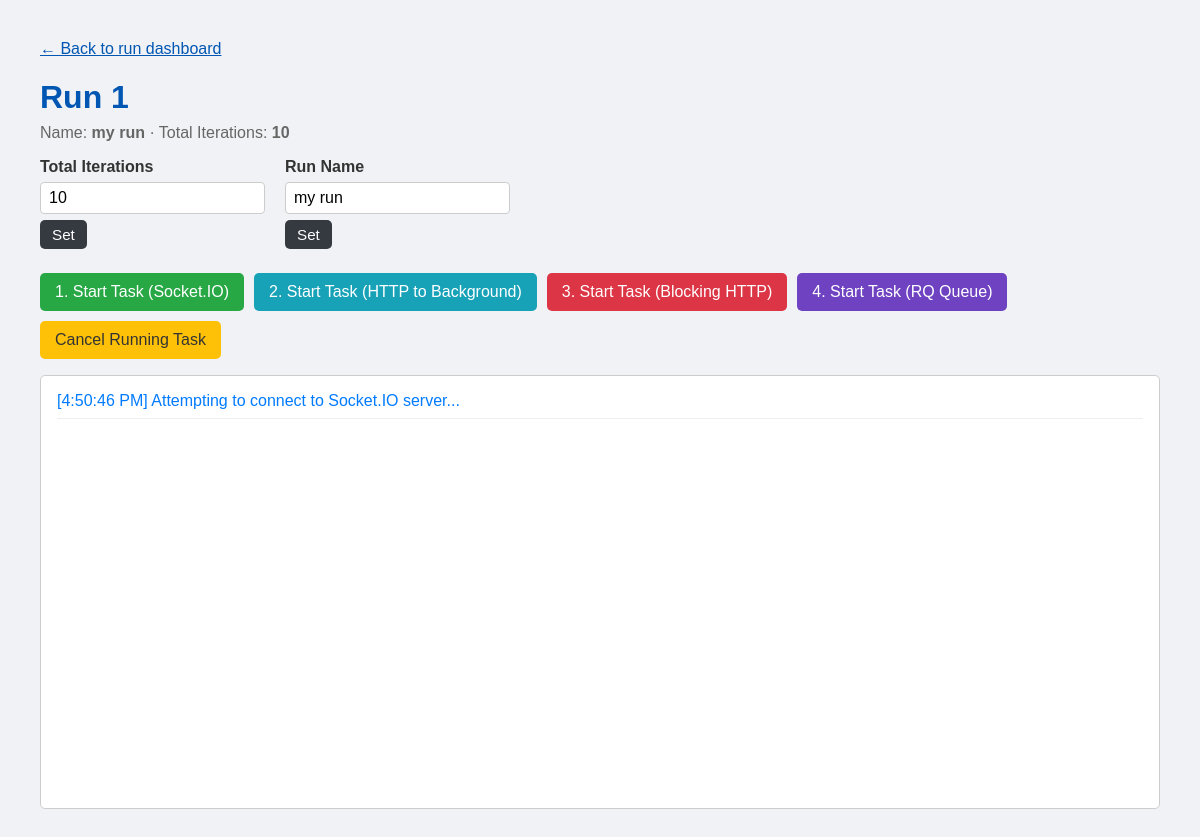
Page /runs/1 on the earlier database version.
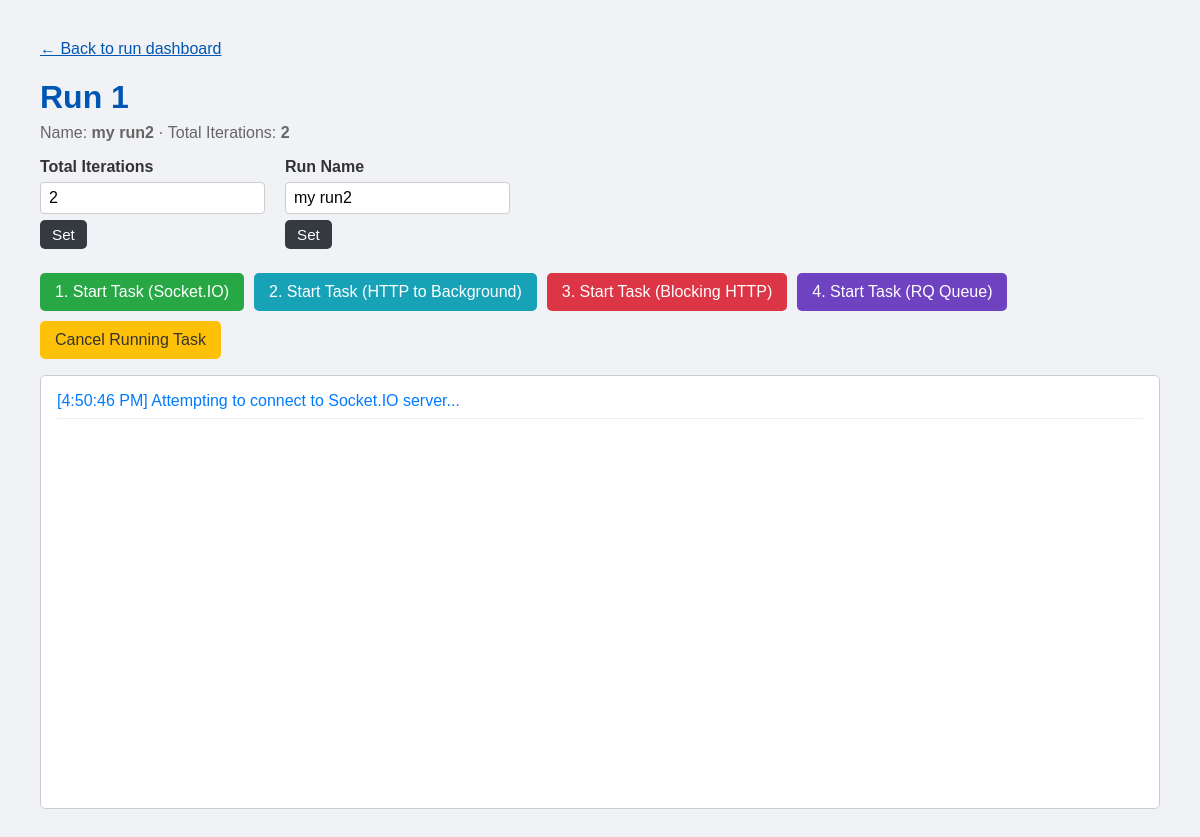
Same page on the later database version.
### tables this page shows
CREATE TABLE runs (
    run_enum INTEGER PRIMARY KEY AUTOINCREMENT,
    total_iterations INTEGER NOT NULL,
    run_name TEXT NOT NULL
);

### app.py (the view)
@app.route('/runs/<int:run_enum>')
def run_detail(run_enum: int):
    run = get_run(run_enum)
    if run is None:
        raise NotFound(f'Run {run_enum} not found.')
    return render_template('run.j2', run=run)

### run_repository.py (called while the page is built)
def _ensure_db_directory() -> None:
    os.makedirs(_DB_DIRECTORY, exist_ok=True)

@contextmanager
def _connection() -> Iterable[sqlite3.Connection]:
    _ensure_db_directory()
    conn = sqlite3.connect(_DB_PATH)
    conn.row_factory = sqlite3.Row
    try:
        yield conn
    finally:
        conn.close()

def get_run(run_enum: int) -> Optional[Run]:
    with _connection() as conn:
        row = conn.execute(
            "SELECT run_enum, total_iterations, run_name FROM runs WHERE run_enum = ?",
            (run_enum,),
        ).fetchone()
    if row is None:
        return None
    return Run(run_enum=row['run_enum'], total_iterations=row['total_iterations'], run_name=row['run_name'])

### templates/run.j2 (shortened to what this page needs)
<!DOCTYPE html>
<html lang="en">
<head>
</head>
<body>
    <a href="{{ url_for('index') }}">← Back to run dashboard</a>
    <h1>Run {{ run.run_enum }}</h1>
    <p class="meta">Name: <strong id="runNameDisplay">{{ run.run_name if run.run_name else 'Not set' }}</strong> · Total Iterations: <strong id="runIterationsDisplay">{{ run.total_iterations }}</strong></p>
    <div id="runSettings">
        <div class="input-group">
            <label for="totalIterationsInput">Total Iterations</label>
            <input type="number" id="totalIterationsInput" min="1" value="{{ run.total_iterations }}">
            <button id="setTotalIterationsBtn" class="set-btn">Set</button>
        </div>
        <div class="input-group">
            <label for="runNameInput">Run Name</label>
            <input type="text" id="runNameInput" value="{{ run.run_name }}" placeholder="Enter a name">
            <button id="setRunNameBtn" class="set-btn">Set</button>
        </div>
    </div>
    <div id="controls">
        <button id="startTaskBtn1" class="task-btn" disabled>1. Start Task (Socket.IO)</button>
        <button id="startTaskBtn2" class="task-btn" disabled>2. Start Task (HTTP to Background)</button>
        <button id="startTaskBtn3" class="task-btn" disabled>3. Start Task (Blocking HTTP)</button>
        <button id="startTaskBtn4" class="task-btn" disabled>4. Start Task (RQ Queue)</button>
        <button id="cancelTaskBtn" class="task-btn" disabled>Cancel Running Task</button>
    </div>
    <div id="log"></div>
</body>
</html>

Differences in the rows shown:
changed runs id 1: run_name "my run" → "my run2"; total_iterations "10" → "2"
